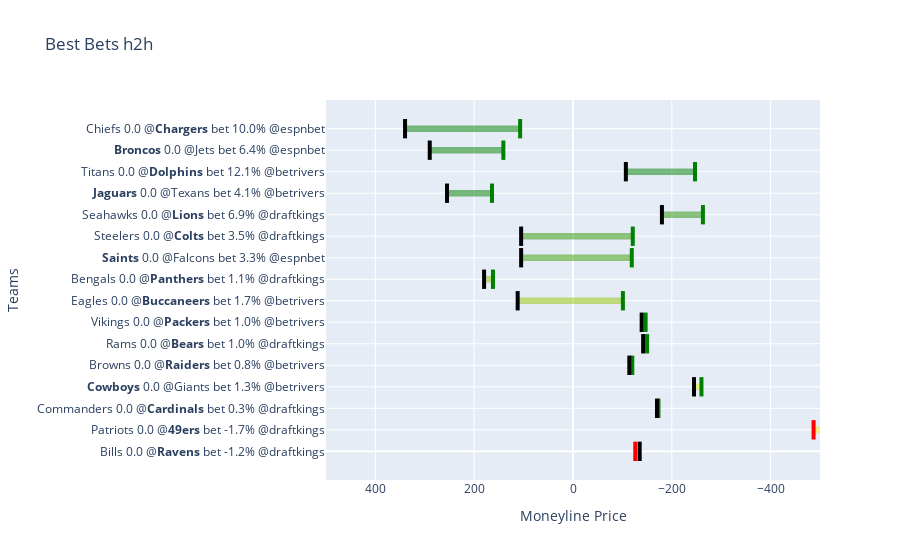

Here is the notebook cell this chart was saved with:
### Code cell
fig = ve.create_best_bets_graph(best_bets=h2h,
                            year=year,
                            week=week,
                            market_type="h2h")

### Figure 1 — Plotly figure (JSON) as saved in the notebook; plotly's stock layout.template omitted (floating-point values rounded to 4 significant figures)
{"data": [{"fill": "toself", "fillcolor": "rgba(255, 206, 0, 0.5)", "hoverinfo": "text", "hovertemplate": "EV: -2.9%<extra></extra>", "line": {"color": "rgba(255,255,255,0)"}, "name": "EV: -2.9%", "type": "scatter", "x": [-135, -126, -126, -135], "y": [-0.15, -0.15, 0.15, 0.15]}, {"hoverinfo": "text", "hovertemplate": "Modeled: -126.0<extra></extra>", "line": {"color": "red", "width": 4}, "mode": "lines", "name": "Modeled: -126.0", "text": ["Modeled: -126.0", "Modeled: -126.0"], "textposition": "middle right", "type": "scatter", "x": [-126, -126], "y": [-0.45, 0.45]}, {"hoverinfo": "text", "hovertemplate": "Vegas: -135<extra></extra>", "line": {"color": "black", "width": 4}, "mode": "lines", "name": "Vegas: -135", "text": ["Vegas: -135", "Vegas: -135"], "textposition": "middle left", "type": "scatter", "x": [-135, -135], "y": [-0.45, 0.45]}, {"fill": "toself", "fillcolor": "rgba(255, 236, 0, 0.5)", "hoverinfo": "text", "hovertemplate": "EV: -1.1%<extra></extra>", "line": {"color": "rgba(255,255,255,0)"}, "name": "EV: -1.1%", "type": "scatter", "x": [-520, -487, -487, -520], "y": [0.85, 0.85, 1.15, 1.15]}, {"hoverinfo": "text", "hovertemplate": "Modeled: -487.0<extra></extra>", "line": {"color": "red", "width": 4}, "mode": "lines", "name": "Modeled: -487.0", "text": ["Modeled: -487.0", "Modeled: -487.0"], "textposition": "middle right", "type": "scatter", "x": [-487, -487], "y": [0.55, 1.45]}, {"hoverinfo": "text", "hovertemplate": "Vegas: -520<extra></extra>", "line": {"color": "black", "width": 4}, "mode": "lines", "name": "Vegas: -520", "text": ["Vegas: -520", "Vegas: -520"], "textposition": "middle left", "type": "scatter", "x": [-520, -520], "y": [0.55, 1.45]}, {"fill": "toself", "fillcolor": "rgba(244, 249, 0, 0.5)", "hoverinfo": "text", "hovertemplate": "EV: 0.6%<extra></extra>", "line": {"color": "rgba(255,255,255,0)"}, "name": "EV: 0.6%", "type": "scatter", "x": [-170, -173, -173, -170], "y": [1.85, 1.85, 2.15, 2.15]}, {"hoverinfo": "text", "hovertemplate": "Modeled: -173.0<extra></extra>", "line": {"color": "green", "width": 4}, "mode": "lines", "name": "Modeled: -173.0", "text": ["Modeled: -173.0", "Modeled: -173.0"], "textposition": "middle right", "type": "scatter", "x": [-173, -173], "y": [1.55, 2.45]}, {"hoverinfo": "text", "hovertemplate": "Vegas: -170<extra></extra>", "line": {"color": "black", "width": 4}, "mode": "lines", "name": "Vegas: -170", "text": ["Vegas: -170", "Vegas: -170"], "textposition": "middle left", "type": "scatter", "x": [-170, -170], "y": [1.55, 2.45]}, {"fill": "toself", "fillcolor": "rgba(226, 240, 0, 0.5)", "hoverinfo": "text", "hovertemplate": "EV: 1.7%<extra></extra>", "line": {"color": "rgba(255,255,255,0)"}, "name": "EV: 1.7%", "type": "scatter", "x": [-245, -260, -260, -245], "y": [2.85, 2.85, 3.15, 3.15]}, {"hoverinfo": "text", "hovertemplate": "Modeled: -260.0<extra></extra>", "line": {"color": "green", "width": 4}, "mode": "lines", "name": "Modeled: -260.0", "text": ["Modeled: -260.0", "Modeled: -260.0"], "textposition": "middle right", "type": "scatter", "x": [-260, -260], "y": [2.55, 3.45]}, {"hoverinfo": "text", "hovertemplate": "Vegas: -245<extra></extra>", "line": {"color": "black", "width": 4}, "mode": "lines", "name": "Vegas: -245", "text": ["Vegas: -245", "Vegas: -245"], "textposition": "middle left", "type": "scatter", "x": [-245, -245], "y": [2.55, 3.45]}, {"fill": "toself", "fillcolor": "rgba(216, 235, 0, 0.5)", "hoverinfo": "text", "hovertemplate": "EV: 2.2%<extra></extra>", "line": {"color": "rgba(255,255,255,0)"}, "name": "EV: 2.2%", "type": "scatter", "x": [-114, -120, -120, -114], "y": [3.85, 3.85, 4.15, 4.15]}, {"hoverinfo": "text", "hovertemplate": "Modeled: -120.0<extra></extra>", "line": {"color": "green", "width": 4}, "mode": "lines", "name": "Modeled: -120.0", "text": ["Modeled: -120.0", "Modeled: -120.0"], "textposition": "middle right", "type": "scatter", "x": [-120, -120], "y": [3.55, 4.45]}, {"hoverinfo": "text", "hovertemplate": "Vegas: -114<extra></extra>", "line": {"color": "black", "width": 4}, "mode": "lines", "name": "Vegas: -114", "text": ["Vegas: -114", "Vegas: -114"], "textposition": "middle left", "type": "scatter", "x": [-114, -114], "y": [3.55, 4.45]}, {"fill": "toself", "fillcolor": "rgba(216, 235, 0, 0.5)", "hoverinfo": "text", "hovertemplate": "EV: 2.3%<extra></extra>", "line": {"color": "rgba(255,255,255,0)"}, "name": "EV: 2.3%", "type": "scatter", "x": [-142, -150, -150, -142], "y": [4.85, 4.85, 5.15, 5.15]}, {"hoverinfo": "text", "hovertemplate": "Modeled: -150.0<extra></extra>", "line": {"color": "green", "width": 4}, "mode": "lines", "name": "Modeled: -150.0", "text": ["Modeled: -150.0", "Modeled: -150.0"], "textposition": "middle right", "type": "scatter", "x": [-150, -150], "y": [4.55, 5.45]}, {"hoverinfo": "text", "hovertemplate": "Vegas: -142<extra></extra>", "line": {"color": "black", "width": 4}, "mode": "lines", "name": "Vegas: -142", "text": ["Vegas: -142", "Vegas: -142"], "textposition": "middle left", "type": "scatter", "x": [-142, -142], "y": [4.55, 5.45]}, {"fill": "toself", "fillcolor": "rgba(214, 234, 0, 0.5)", "hoverinfo": "text", "hovertemplate": "EV: 2.4%<extra></extra>", "line": {"color": "rgba(255,255,255,0)"}, "name": "EV: 2.4%", "type": "scatter", "x": [-139, -147, -147, -139], "y": [5.85, 5.85, 6.15, 6.15]}, {"hoverinfo": "text", "hovertemplate": "Modeled: -147.0<extra></extra>", "line": {"color": "green", "width": 4}, "mode": "lines", "name": "Modeled: -147.0", "text": ["Modeled: -147.0", "Modeled: -147.0"], "textposition": "middle right", "type": "scatter", "x": [-147, -147], "y": [5.55, 6.45]}, {"hoverinfo": "text", "hovertemplate": "Vegas: -139<extra></extra>", "line": {"color": "black", "width": 4}, "mode": "lines", "name": "Vegas: -139", "text": ["Vegas: -139", "Vegas: -139"], "textposition": "middle left", "type": "scatter", "x": [-139, -139], "y": [5.55, 6.45]}, {"fill": "toself", "fillcolor": "rgba(146, 200, 0, 0.5)", "hoverinfo": "text", "hovertemplate": "EV: 6.4%<extra></extra>", "line": {"color": "rgba(255,255,255,0)"}, "name": "EV: 6.4%", "type": "scatter", "x": [112, -101, -101, 112], "y": [6.85, 6.85, 7.15, 7.15]}, {"hoverinfo": "text", "hovertemplate": "Modeled: -101.0<extra></extra>", "line": {"color": "green", "width": 4}, "mode": "lines", "name": "Modeled: -101.0", "text": ["Modeled: -101.0", "Modeled: -101.0"], "textposition": "middle right", "type": "scatter", "x": [-101, -101], "y": [6.55, 7.45]}, {"hoverinfo": "text", "hovertemplate": "Vegas: 112<extra></extra>", "line": {"color": "black", "width": 4}, "mode": "lines", "name": "Vegas: 112", "text": ["Vegas: 112", "Vegas: 112"], "textposition": "middle left", "type": "scatter", "x": [112, 112], "y": [6.55, 7.45]}, {"fill": "toself", "fillcolor": "rgba(138, 196, 0, 0.5)", "hoverinfo": "text", "hovertemplate": "EV: 6.9%<extra></extra>", "line": {"color": "rgba(255,255,255,0)"}, "name": "EV: 6.9%", "type": "scatter", "x": [180, 162, 162, 180], "y": [7.85, 7.85, 8.15, 8.15]}, {"hoverinfo": "text", "hovertemplate": "Modeled: 162.0<extra></extra>", "line": {"color": "green", "width": 4}, "mode": "lines", "name": "Modeled: 162.0", "text": ["Modeled: 162.0", "Modeled: 162.0"], "textposition": "middle right", "type": "scatter", "x": [162, 162], "y": [7.55, 8.45]}, {"hoverinfo": "text", "hovertemplate": "Vegas: 180<extra></extra>", "line": {"color": "black", "width": 4}, "mode": "lines", "name": "Vegas: 180", "text": ["Vegas: 180", "Vegas: 180"], "textposition": "middle left", "type": "scatter", "x": [180, 180], "y": [7.55, 8.45]}, {"fill": "toself", "fillcolor": "rgba(57, 156, 0, 0.5)", "hoverinfo": "text", "hovertemplate": "EV: 11.6%<extra></extra>", "line": {"color": "rgba(255,255,255,0)"}, "name": "EV: 11.6%", "type": "scatter", "x": [105, -119, -119, 105], "y": [8.85, 8.85, 9.15, 9.15]}, {"hoverinfo": "text", "hovertemplate": "Modeled: -119.0<extra></extra>", "line": {"color": "green", "width": 4}, "mode": "lines", "name": "Modeled: -119.0", "text": ["Modeled: -119.0", "Modeled: -119.0"], "textposition": "middle right", "type": "scatter", "x": [-119, -119], "y": [8.55, 9.45]}, {"hoverinfo": "text", "hovertemplate": "Vegas: 105<extra></extra>", "line": {"color": "black", "width": 4}, "mode": "lines", "name": "Vegas: 105", "text": ["Vegas: 105", "Vegas: 105"], "textposition": "middle left", "type": "scatter", "x": [105, 105], "y": [8.55, 9.45]}, {"fill": "toself", "fillcolor": "rgba(44, 149, 0, 0.5)", "hoverinfo": "text", "hovertemplate": "EV: 12.4%<extra></extra>", "line": {"color": "rgba(255,255,255,0)"}, "name": "EV: 12.4%", "type": "scatter", "x": [105, -121, -121, 105], "y": [9.85, 9.85, 10.15, 10.15]}, {"hoverinfo": "text", "hovertemplate": "Modeled: -121.0<extra></extra>", "line": {"color": "green", "width": 4}, "mode": "lines", "name": "Modeled: -121.0", "text": ["Modeled: -121.0", "Modeled: -121.0"], "textposition": "middle right", "type": "scatter", "x": [-121, -121], "y": [9.55, 10.45]}, {"hoverinfo": "text", "hovertemplate": "Vegas: 105<extra></extra>", "line": {"color": "black", "width": 4}, "mode": "lines", "name": "Vegas: 105", "text": ["Vegas: 105", "Vegas: 105"], "textposition": "middle left", "type": "scatter", "x": [105, 105], "y": [9.55, 10.45]}, {"fill": "toself", "fillcolor": "rgba(38, 146, 0, 0.5)", "hoverinfo": "text", "hovertemplate": "EV: 12.7%<extra></extra>", "line": {"color": "rgba(255,255,255,0)"}, "name": "EV: 12.7%", "type": "scatter", "x": [-180, -263, -263, -180], "y": [10.85, 10.85, 11.15, 11.15]}, {"hoverinfo": "text", "hovertemplate": "Modeled: -263.0<extra></extra>", "line": {"color": "green", "width": 4}, "mode": "lines", "name": "Modeled: -263.0", "text": ["Modeled: -263.0", "Modeled: -263.0"], "textposition": "middle right", "type": "scatter", "x": [-263, -263], "y": [10.55, 11.45]}, {"hoverinfo": "text", "hovertemplate": "Vegas: -180<extra></extra>", "line": {"color": "black", "width": 4}, "mode": "lines", "name": "Vegas: -180", "text": ["Vegas: -180", "Vegas: -180"], "textposition": "middle left", "type": "scatter", "x": [-180, -180], "y": [10.55, 11.45]}, {"fill": "toself", "fillcolor": "rgba(0, 128, 0, 0.5)", "hoverinfo": "text", "hovertemplate": "EV: 34.6%<extra></extra>", "line": {"color": "rgba(255,255,255,0)"}, "name": "EV: 34.6%", "type": "scatter", "x": [255, 164, 164, 255], "y": [11.85, 11.85, 12.15, 12.15]}, {"hoverinfo": "text", "hovertemplate": "Modeled: 164.0<extra></extra>", "line": {"color": "green", "width": 4}, "mode": "lines", "name": "Modeled: 164.0", "text": ["Modeled: 164.0", "Modeled: 164.0"], "textposition": "middle right", "type": "scatter", "x": [164, 164], "y": [11.55, 12.45]}, {"hoverinfo": "text", "hovertemplate": "Vegas: 255<extra></extra>", "line": {"color": "black", "width": 4}, "mode": "lines", "name": "Vegas: 255", "text": ["Vegas: 255", "Vegas: 255"], "textposition": "middle left", "type": "scatter", "x": [255, 255], "y": [11.55, 12.45]}, {"fill": "toself", "fillcolor": "rgba(0, 128, 0, 0.5)", "hoverinfo": "text", "hovertemplate": "EV: 37.8%<extra></extra>", "line": {"color": "rgba(255,255,255,0)"}, "name": "EV: 37.8%", "type": "scatter", "x": [-107, -247, -247, -107], "y": [12.85, 12.85, 13.15, 13.15]}, {"hoverinfo": "text", "hovertemplate": "Modeled: -247.0<extra></extra>", "line": {"color": "green", "width": 4}, "mode": "lines", "name": "Modeled: -247.0", "text": ["Modeled: -247.0", "Modeled: -247.0"], "textposition": "middle right", "type": "scatter", "x": [-247, -247], "y": [12.55, 13.45]}, {"hoverinfo": "text", "hovertemplate": "Vegas: -107<extra></extra>", "line": {"color": "black", "width": 4}, "mode": "lines", "name": "Vegas: -107", "text": ["Vegas: -107", "Vegas: -107"], "textposition": "middle left", "type": "scatter", "x": [-107, -107], "y": [12.55, 13.45]}, {"fill": "toself", "fillcolor": "rgba(0, 128, 0, 0.5)", "hoverinfo": "text", "hovertemplate": "EV: 62.2%<extra></extra>", "line": {"color": "rgba(255,255,255,0)"}, "name": "EV: 62.2%", "type": "scatter", "x": [290, 141, 141, 290], "y": [13.85, 13.85, 14.15, 14.15]}, {"hoverinfo": "text", "hovertemplate": "Modeled: 141.0<extra></extra>", "line": {"color": "green", "width": 4}, "mode": "lines", "name": "Modeled: 141.0", "text": ["Modeled: 141.0", "Modeled: 141.0"], "textposition": "middle right", "type": "scatter", "x": [141, 141], "y": [13.55, 14.45]}, {"hoverinfo": "text", "hovertemplate": "Vegas: 290<extra></extra>", "line": {"color": "black", "width": 4}, "mode": "lines", "name": "Vegas: 290", "text": ["Vegas: 290", "Vegas: 290"], "textposition": "middle left", "type": "scatter", "x": [290, 290], "y": [13.55, 14.45]}, {"fill": "toself", "fillcolor": "rgba(0, 128, 0, 0.5)", "hoverinfo": "text", "hovertemplate": "EV: 113.0%<extra></extra>", "line": {"color": "rgba(255,255,255,0)"}, "name": "EV: 113.0%", "type": "scatter", "x": [340, 107, 107, 340], "y": [14.85, 14.85, 15.15, 15.15]}, {"hoverinfo": "text", "hovertemplate": "Modeled: 107.0<extra></extra>", "line": {"color": "green", "width": 4}, "mode": "lines", "name": "Modeled: 107.0", "text": ["Modeled: 107.0", "Modeled: 107.0"], "textposition": "middle right", "type": "scatter", "x": [107, 107], "y": [14.55, 15.45]}, {"hoverinfo": "text", "hovertemplate": "Vegas: 340<extra></extra>", "line": {"color": "black", "width": 4}, "mode": "lines", "name": "Vegas: 340", "text": ["Vegas: 340", "Vegas: 340"], "textposition": "middle left", "type": "scatter", "x": [340, 340], "y": [14.55, 15.45]}], "layout": {"autosize": true, "showlegend": false, "title": {"text": "Best Bets h2h"}, "xaxis": {"range": [500, -500], "title": {"text": "Moneyline Price"}, "type": "linear"}, "yaxis": {"autorange": true, "range": [-1.413, 16.41], "ticktext": ["Bills 0.0 @<b>Ravens</b> bet -1.2% @draftkings", "Patriots 0.0 @<b>49ers</b> bet -1.7% @draftkings", "Commanders 0.0 @<b>Cardinals</b> bet 0.3% @draftkings", "<b>Cowboys</b> 0.0 @Giants bet 1.3% @betrivers", "Browns 0.0 @<b>Raiders</b> bet 0.8% @betrivers", "Rams 0.0 @<b>Bears</b> bet 1.0% @draftkings", "Vikings 0.0 @<b>Packers</b> bet 1.0% @betrivers", "Eagles 0.0 @<b>Buccaneers</b> bet 1.7% @betrivers", "Bengals 0.0 @<b>Panthers</b> bet 1.1% @draftkings", "<b>Saints</b> 0.0 @Falcons bet 3.3% @espnbet", "Steelers 0.0 @<b>Colts</b> bet 3.5% @draftkings", "Seahawks 0.0 @<b>Lions</b> bet 6.9% @draftkings", "<b>Jaguars</b> 0.0 @Texans bet 4.1% @betrivers", "Titans 0.0 @<b>Dolphins</b> bet 12.1% @betrivers", "<b>Broncos</b> 0.0 @Jets bet 6.4% @espnbet", "Chiefs 0.0 @<b>Chargers</b> bet 10.0% @espnbet"], "tickvals": [0, 1, 2, 3, 4, 5, 6, 7, 8, 9, 10, 11, 12, 13, 14, 15], "title": {"text": "Teams"}, "type": "linear"}}}
